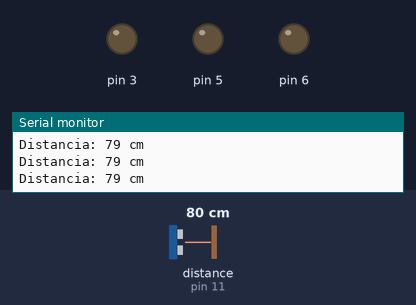
Bench run of a sketch on a simulated Arduino Uno, built with avr-gcc and run on an emulated ATmega328P. Parts: output pins drawn as LEDs (lit = HIGH), the last lines printed to the serial monitor. Wiring (inferred from the names in the program): ultrasonic range finder: trigger pin 10; echo pin 11. The test bench sets the inputs (shaded band); at power-on: distance to the obstacle (sensor on pin 11) 80 cm. The echo pulse lasts 58.3 µs per cm; pins used as bus, display or sensor lines are not drawn.

Above: at 1.2 s.
1.3 s: distance to the obstacle (sensor on pin 11) set to 22 cm
4.3 s: distance to the obstacle (sensor on pin 11) set to 19 cm
At 5.5 s:
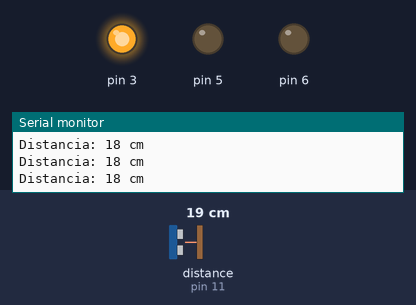
5.8 s: distance to the obstacle (sensor on pin 11) set to 17 cm
8.8 s: distance to the obstacle (sensor on pin 11) set to 14 cm
At 10.0 s:
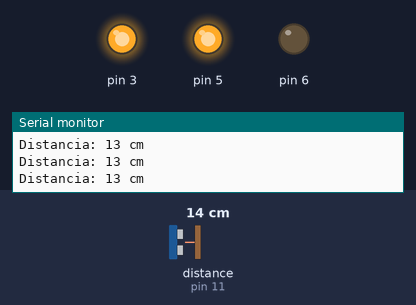
10.3 s: distance to the obstacle (sensor on pin 11) set to 12 cm
13.3 s: distance to the obstacle (sensor on pin 11) set to 9 cm
At 14.4 s:
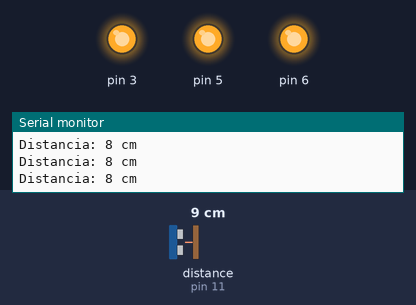
Timing chart, 0 to 15.8 s (numbered marks = the images above; inputs shaded):
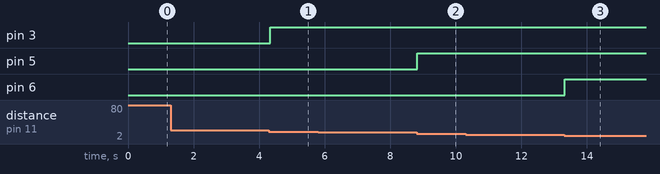

The sketch:

challengeRFID.ino
```cpp
int pinoTrigger = 10;
int pinoEcho = 11;

void setup() {

  pinMode(pinoTrigger, OUTPUT);
  pinMode(pinoEcho, INPUT);

  pinMode(3, OUTPUT);
  pinMode(5, OUTPUT);
  pinMode(6, OUTPUT);

  Serial.begin(9600);

}

void loop() {

  digitalWrite(pinoTrigger, LOW);
  delayMicroseconds(2);

  digitalWrite(pinoTrigger, HIGH);
  delayMicroseconds(10);

  digitalWrite(pinoTrigger, LOW);

  long duracaoAlto = pulseIn(pinoEcho, HIGH);
  long distancia = usParaCm(duracaoAlto);

  Serial.print("Distancia: ");
  Serial.print(distancia);
  Serial.println(" cm");

  if(distancia < 20) {
    digitalWrite(3, HIGH);
  } else {
    digitalWrite(3, LOW);
  }

  if(distancia < 15) {
    digitalWrite(5, HIGH);
  } else {
    digitalWrite(5, LOW);
  }

  if(distancia < 10) {
    digitalWrite(6, HIGH);
  } else {
    digitalWrite(6, LOW);
  }
}

long usParaCm(long duracaoAlto) {

  long d = (duracaoAlto / 2) * .0343;

  return d;

}
```

Measured:
- the behaviour switches between 21 and 20 cm on distance to the obstacle (sensor on pin 11) (found by bisection; images 0 and 1)
- the behaviour switches between 16 and 15 cm on distance to the obstacle (sensor on pin 11) (found by bisection; images 1 and 2)
- the behaviour switches between 11 and 10 cm on distance to the obstacle (sensor on pin 11) (found by bisection; images 2 and 3)
- after the input at 4.3 s, pin 3: LOW → HIGH at once
- after the input at 8.8 s, pin 5: LOW → HIGH at once
- after the input at 13.3 s, pin 6: LOW → HIGH at once
